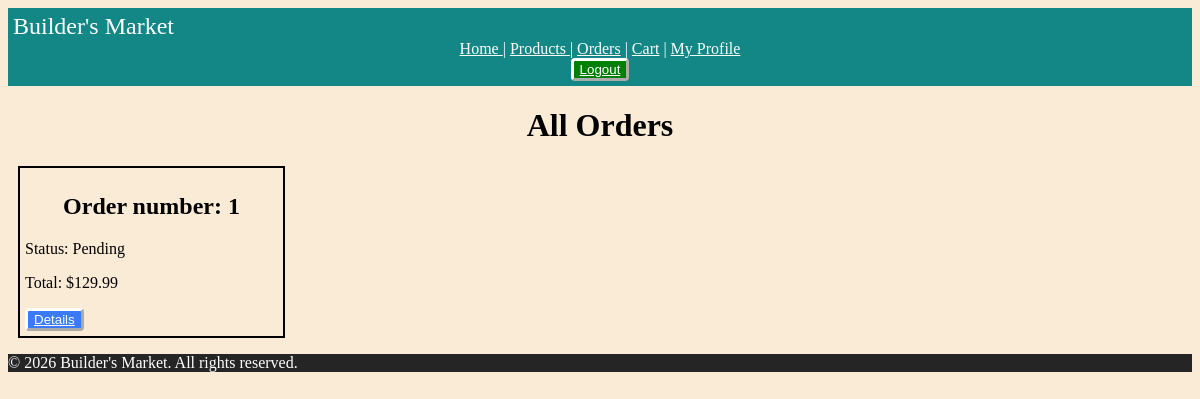
/orders/ (signed in), run on an earlier commit of the app's database.
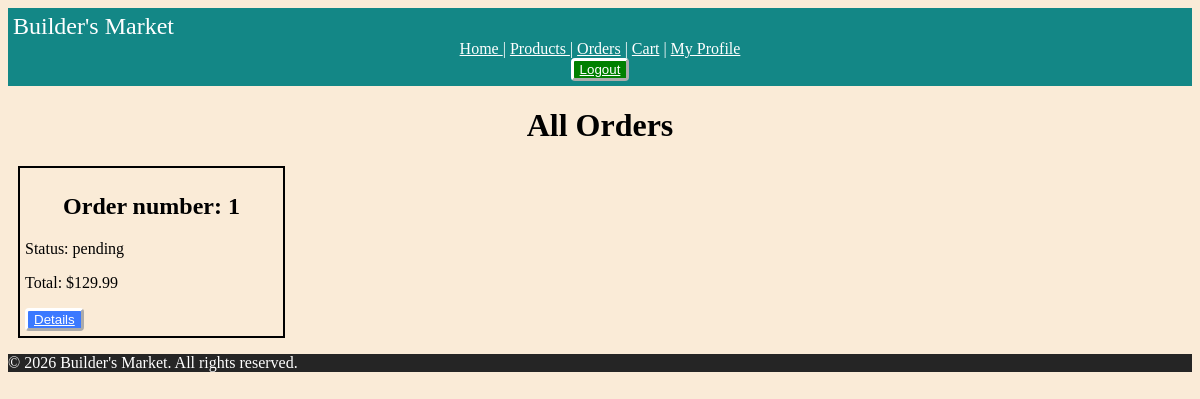
And on a later commit of the database.
### tables this page shows
CREATE TABLE orders (
    order_id INTEGER PRIMARY KEY,
    user_id INTEGER NOT NULL,
    total DECIMAL(10, 2) NOT NULL,
    status VARCHAR(50) NOT NULL DEFAULT 'Pending',
    created_at DATETIME DEFAULT CURRENT_TIMESTAMP,
    updated_at DATETIME DEFAULT CURRENT_TIMESTAMP,
    FOREIGN KEY (user_id) REFERENCES users(user_id) ON DELETE CASCADE
);

### routes/orders.py (the view)
@orders_bp.route('/', methods=['GET'])
@login_required
def view_orders():
    if g.user.role in ["Admin", "Moderator"]:
        orders = Order.GetAll()
    else:
        orders = Order.GetByUser(g.user.user_id)
    return render_template("order/orders_all.html", orders=orders)

### auth/auths.py (called while the page is built)
def login_required(f):
    @wraps(f)
    def wrapped_view(*args, **kwargs):
        if not g.get("user"):
           abort(401)
        return f(*args, **kwargs)
    return wrapped_view

### database/connection.py (called while the page is built)
def get_connection():
    try:
        conn = sqlite3.connect(Config.DATABASE)
        conn.row_factory = sqlite3.Row
        return conn
    except Error as e:
        print(f"Database connection error: {e}")
        return None

### models/order.py (called while the page is built)
    @staticmethod
    def GetByUser(user_id):
        db = get_connection()
        try:
            return db.execute("""
                SELECT * FROM orders
                WHERE user_id = ?
                ORDER BY created_at DESC
            """, (user_id,)).fetchall()
        finally:
            db.close()

### templates/order/orders_all.html (shortened to what this page needs)
{% extends "base.html" %}
{% block content %}
<h1> All Orders </h1>
<div class="order-grid">
{% for order in orders %}
<div class="product-card" >
<h2> Order number: {{order.order_id}}</h2>
    <p>Status: {{order.status}}</p>
    <p>Total: ${{order.total}}</p>
{% if not g.user %}
{% else %}
        <button class="blueButton" type="submit">
            <a href="{{url_for('orders.order_details', order_id=order.order_id)}}"> Details </a>
        </button>
    {% endif %}
</div>
    {% endfor %}
</div>
{% endblock %}

What changed in the data, as far as the page shows it:
changed orders id 1: status "Pending" → "pending"
